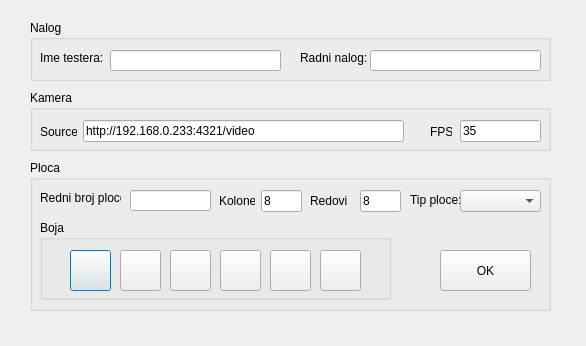
<?xml version="1.0" encoding="UTF-8"?>
<ui version="4.0">
 <class>Prijava</class>
 <widget class="QDialog" name="Prijava">
  <property name="geometry">
   <rect>
    <x>0</x>
    <y>0</y>
    <width>586</width>
    <height>346</height>
   </rect>
  </property>
  <property name="windowTitle">
   <string>Dialog</string>
  </property>
  <widget class="QGroupBox" name="groupBox">
   <property name="geometry">
    <rect>
     <x>30</x>
     <y>20</y>
     <width>521</width>
     <height>61</height>
    </rect>
   </property>
   <property name="title">
    <string>Nalog</string>
   </property>
   <widget class="QLineEdit" name="radniNalog">
    <property name="geometry">
     <rect>
      <x>340</x>
      <y>30</y>
      <width>171</width>
      <height>21</height>
     </rect>
    </property>
   </widget>
   <widget class="QLineEdit" name="imeTestera">
    <property name="geometry">
     <rect>
      <x>80</x>
      <y>30</y>
      <width>171</width>
      <height>21</height>
     </rect>
    </property>
   </widget>
   <widget class="QLabel" name="label">
    <property name="geometry">
     <rect>
      <x>10</x>
      <y>30</y>
      <width>71</width>
      <height>16</height>
     </rect>
    </property>
    <property name="text">
     <string>Ime testera:</string>
    </property>
   </widget>
   <widget class="QLabel" name="label_2">
    <property name="geometry">
     <rect>
      <x>270</x>
      <y>30</y>
      <width>71</width>
      <height>16</height>
     </rect>
    </property>
    <property name="text">
     <string>Radni nalog:</string>
    </property>
   </widget>
  </widget>
  <widget class="QGroupBox" name="groupBox_2">
   <property name="geometry">
    <rect>
     <x>30</x>
     <y>90</y>
     <width>521</width>
     <height>61</height>
    </rect>
   </property>
   <property name="title">
    <string>Kamera</string>
   </property>
   <widget class="QLabel" name="fpsLabel_4">
    <property name="geometry">
     <rect>
      <x>400</x>
      <y>34</y>
      <width>22</width>
      <height>16</height>
     </rect>
    </property>
    <property name="text">
     <string>FPS:</string>
    </property>
   </widget>
   <widget class="QLineEdit" name="sourceLineEdit">
    <property name="geometry">
     <rect>
      <x>53</x>
      <y>30</y>
      <width>321</width>
      <height>22</height>
     </rect>
    </property>
    <property name="text">
     <string>http://192.168.0.233:4321/video</string>
    </property>
   </widget>
   <widget class="QLineEdit" name="fpsLineEdit">
    <property name="geometry">
     <rect>
      <x>430</x>
      <y>30</y>
      <width>81</width>
      <height>22</height>
     </rect>
    </property>
    <property name="text">
     <string>35</string>
    </property>
    <property name="maxLength">
     <number>4</number>
    </property>
   </widget>
   <widget class="QLabel" name="sourceLabel">
    <property name="geometry">
     <rect>
      <x>10</x>
      <y>8</y>
      <width>37</width>
      <height>67</height>
     </rect>
    </property>
    <property name="text">
     <string>Source:</string>
    </property>
   </widget>
  </widget>
  <widget class="QGroupBox" name="groupBox_3">
   <property name="geometry">
    <rect>
     <x>30</x>
     <y>160</y>
     <width>521</width>
     <height>151</height>
    </rect>
   </property>
   <property name="title">
    <string>Ploca</string>
   </property>
   <widget class="QLabel" name="fpsLabel_6">
    <property name="geometry">
     <rect>
      <x>280</x>
      <y>30</y>
      <width>37</width>
      <height>21</height>
     </rect>
    </property>
    <property name="text">
     <string>Redovi:</string>
    </property>
   </widget>
   <widget class="QLineEdit" name="koloneTxt">
    <property name="geometry">
     <rect>
      <x>231</x>
      <y>30</y>
      <width>41</width>
      <height>22</height>
     </rect>
    </property>
    <property name="text">
     <string>8</string>
    </property>
    <property name="maxLength">
     <number>4</number>
    </property>
   </widget>
   <widget class="QLineEdit" name="redoviTxt">
    <property name="geometry">
     <rect>
      <x>330</x>
      <y>30</y>
      <width>41</width>
      <height>22</height>
     </rect>
    </property>
    <property name="text">
     <string>8</string>
    </property>
    <property name="maxLength">
     <number>4</number>
    </property>
   </widget>
   <widget class="QLabel" name="fpsLabel_5">
    <property name="geometry">
     <rect>
      <x>189</x>
      <y>30</y>
      <width>36</width>
      <height>21</height>
     </rect>
    </property>
    <property name="text">
     <string>Kolone:</string>
    </property>
   </widget>
   <widget class="QLabel" name="label_5">
    <property name="geometry">
     <rect>
      <x>380</x>
      <y>30</y>
      <width>71</width>
      <height>20</height>
     </rect>
    </property>
    <property name="text">
     <string>Tip ploce:</string>
    </property>
   </widget>
   <widget class="QComboBox" name="tipPloce">
    <property name="geometry">
     <rect>
      <x>430</x>
      <y>30</y>
      <width>81</width>
      <height>22</height>
     </rect>
    </property>
   </widget>
   <widget class="QLabel" name="label_3">
    <property name="geometry">
     <rect>
      <x>10</x>
      <y>30</y>
      <width>81</width>
      <height>16</height>
     </rect>
    </property>
    <property name="text">
     <string>Redni broj ploce:</string>
    </property>
   </widget>
   <widget class="QLineEdit" name="redniBrojPloce">
    <property name="geometry">
     <rect>
      <x>100</x>
      <y>30</y>
      <width>81</width>
      <height>21</height>
     </rect>
    </property>
   </widget>
   <widget class="QGroupBox" name="groupBox_4">
    <property name="geometry">
     <rect>
      <x>10</x>
      <y>60</y>
      <width>351</width>
      <height>80</height>
     </rect>
    </property>
    <property name="title">
     <string>Boja</string>
    </property>
    <widget class="QPushButton" name="boja1">
     <property name="geometry">
      <rect>
       <x>30</x>
       <y>30</y>
       <width>41</width>
       <height>41</height>
      </rect>
     </property>
     <property name="text">
      <string/>
     </property>
    </widget>
    <widget class="QPushButton" name="boja6">
     <property name="geometry">
      <rect>
       <x>280</x>
       <y>30</y>
       <width>41</width>
       <height>41</height>
      </rect>
     </property>
     <property name="text">
      <string/>
     </property>
    </widget>
    <widget class="QPushButton" name="boja5">
     <property name="geometry">
      <rect>
       <x>230</x>
       <y>30</y>
       <width>41</width>
       <height>41</height>
      </rect>
     </property>
     <property name="text">
      <string/>
     </property>
    </widget>
    <widget class="QPushButton" name="boja4">
     <property name="geometry">
      <rect>
       <x>180</x>
       <y>30</y>
       <width>41</width>
       <height>41</height>
      </rect>
     </property>
     <property name="text">
      <string/>
     </property>
    </widget>
    <widget class="QPushButton" name="boja3">
     <property name="geometry">
      <rect>
       <x>130</x>
       <y>30</y>
       <width>41</width>
       <height>41</height>
      </rect>
     </property>
     <property name="text">
      <string/>
     </property>
    </widget>
    <widget class="QPushButton" name="boja2">
     <property name="geometry">
      <rect>
       <x>80</x>
       <y>30</y>
       <width>41</width>
       <height>41</height>
      </rect>
     </property>
     <property name="text">
      <string/>
     </property>
    </widget>
   </widget>
   <widget class="QPushButton" name="OK">
    <property name="geometry">
     <rect>
      <x>410</x>
      <y>90</y>
      <width>91</width>
      <height>41</height>
     </rect>
    </property>
    <property name="text">
     <string>OK</string>
    </property>
   </widget>
  </widget>
 </widget>
 <resources/>
 <connections/>
</ui>
